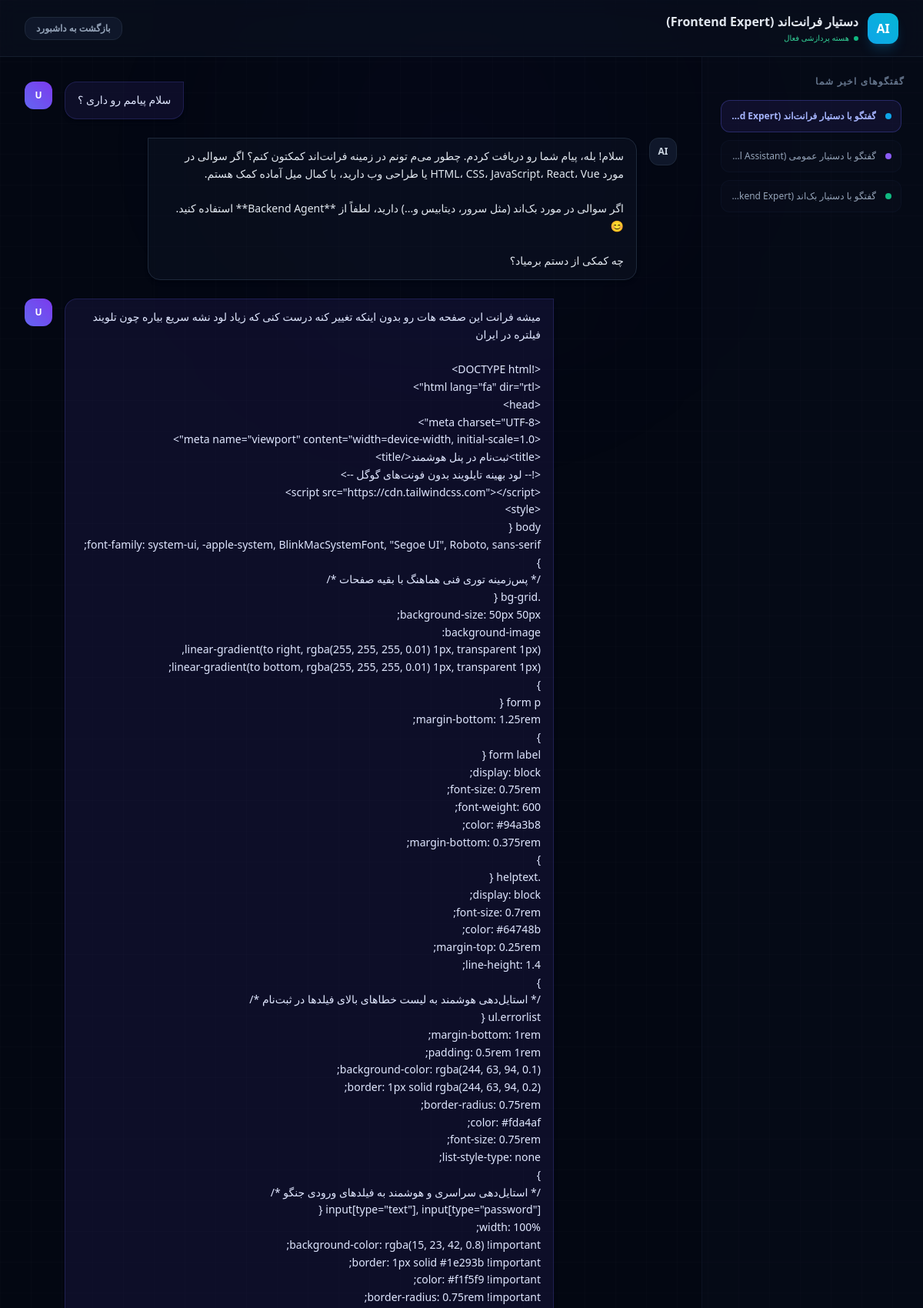
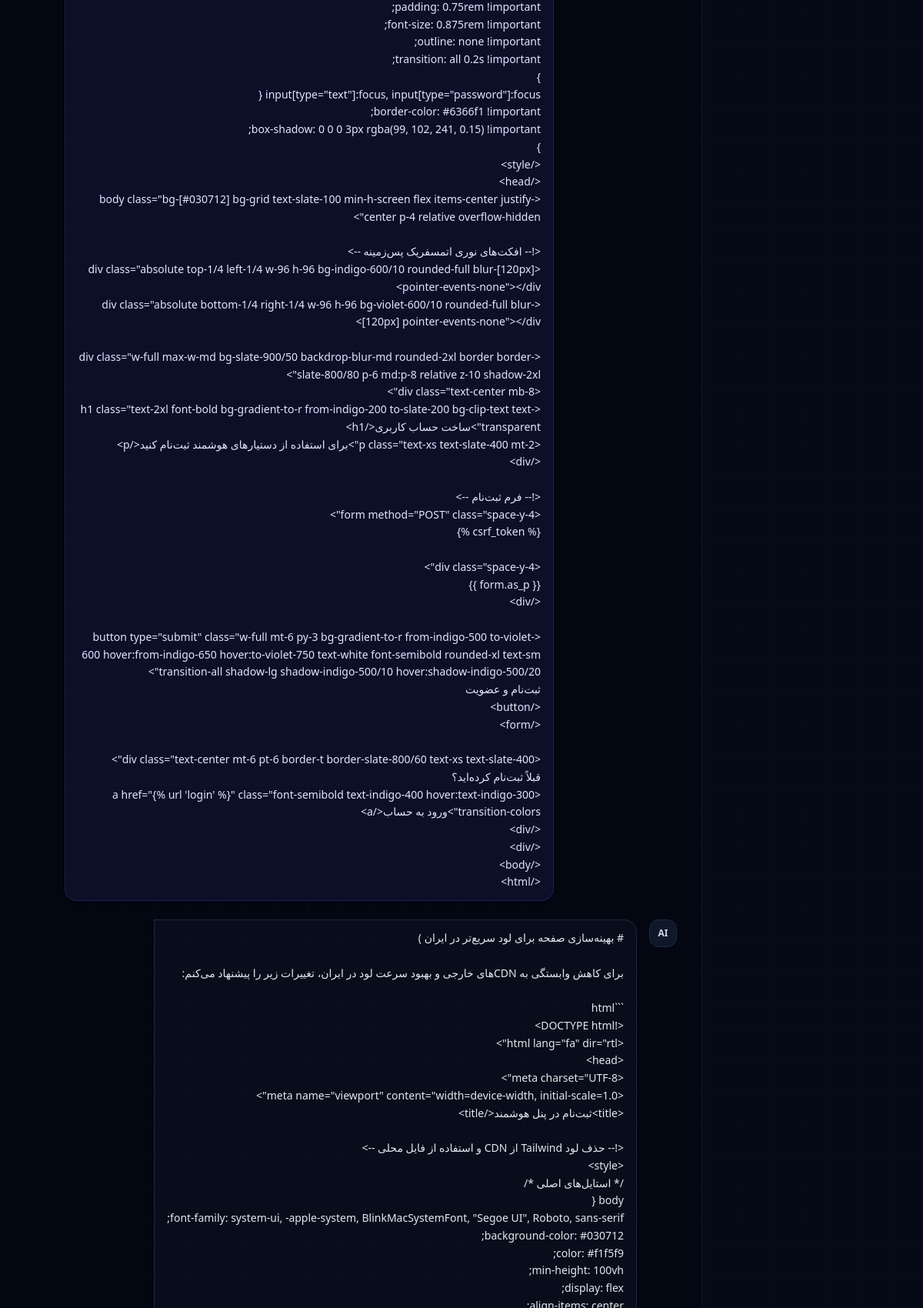
Page /chat/session/3/ (signed in, upper part) on the committed database (2 pictures, top to bottom).
### chat/models.py (models this page shows, shortened)
class ChatSession(models.Model):
    AGENT_CHOICES = [
        ('frontend', 'دستیار فرانت‌اند (Frontend Expert)'),
        ('backend', 'دستیار بک‌اند (Backend Expert)'),
        ('general', 'دستیار عمومی (General Assistant)'),
    ]
    user = models.ForeignKey(User, on_delete=models.CASCADE, related_name='chat_sessions')
    agent_type = models.CharField(max_length=20, choices=AGENT_CHOICES, verbose_name="نوع ایجنت")
    created_at = models.DateTimeField(auto_now_add=True, verbose_name="زمان شروع گفتگو")

class ChatMessage(models.Model):
    SENDER_CHOICES = [
        ('user', 'کاربر'),
        ('ai', 'هوش مصنوعی'),
    ]
    session = models.ForeignKey(ChatSession, on_delete=models.CASCADE, related_name='messages', verbose_name="جلسه چت")
    sender = models.CharField(max_length=10, choices=SENDER_CHOICES, verbose_name="فرستنده")
    content = models.TextField(verbose_name="متن پیام")
    timestamp = models.DateTimeField(auto_now_add=True, verbose_name="زمان ارسال")
    class Meta:
        ordering = ['timestamp']

### chat/views.py (the view)
# urls.py: path('session/<int:session_id>/', views.chat_room_view, name='chat_room'),
@login_required
def chat_room_view(request, session_id):
    session = get_object_or_404(ChatSession, id=session_id, user=request.user)
    messages = session.messages.all()
    context = {
        'session': session,
        'chat_messages': messages,
    }
    return render(request, 'chat/chat_room.html', context)

### templates/chat/chat_room.html (shortened to what this page needs)
<!DOCTYPE html>
<html lang="fa" dir="rtl">
<head>
    <script src="https://cdn.tailwindcss.com"></script>
</head>
<body class="bg-[#030712] bg-grid text-slate-100 h-screen flex flex-col justify-between overflow-hidden relative">
    <div class="absolute top-0 left-1/3 w-96 h-96 bg-indigo-600/5 rounded-full blur-[140px] pointer-events-none"></div>
    <header class="bg-slate-900/40 backdrop-blur-md border-b border-slate-800/60 p-4 md:px-8 flex items-center justify-between z-20">
        <div class="flex items-center gap-3">
            <div class="w-10 h-10 rounded-xl flex items-center justify-center text-white font-bold shadow-lg
                {% if session.agent_type == 'frontend' %} bg-gradient-to-tr from-sky-500 to-cyan-500 shadow-sky-500/20
                {% elif session.agent_type == 'backend' %} bg-gradient-to-tr from-emerald-500 to-teal-500 shadow-emerald-500/20
                {% else %} bg-gradient-to-tr from-violet-500 to-indigo-500 shadow-violet-500/20 {% endif %}">
                AI
            </div>
            <div>
                <h1 class="text-sm md:text-base font-bold text-slate-200">{{ session.get_agent_type_display }}</h1>
                <p class="text-[10px] text-emerald-400 flex items-center gap-1.5 mt-0.5">
                    <span class="w-1.5 h-1.5 rounded-full bg-emerald-500 animate-pulse"></span> هسته پردازشی فعال
                </p>
            </div>
        </div>
        <a href="{% url 'chat:dashboard' %}" class="px-3.5 py-1.5 bg-slate-900 border border-slate-800 hover:border-slate-700 rounded-xl text-xs font-semibold text-slate-400 hover:text-slate-200 transition-all">
            بازگشت به داشبورد
        </a>
    </header>
    <div class="flex-1 flex overflow-hidden w-full max-w-7xl mx-auto z-10">
        <aside class="w-72 bg-slate-900/20 border-l border-slate-900/60 p-6 hidden md:flex flex-col justify-between">
            <div class="flex flex-col h-full overflow-hidden">
                <h3 class="text-xs font-semibold text-slate-500 uppercase tracking-widest mb-4">گفتگوهای اخیر شما</h3>
                <div class="flex-1 overflow-y-auto sidebar-scroll space-y-2.5 pr-1">
                    {% for s in request.user.chat_sessions.all|dictsortreversed:"id" %}
                        <a href="{% url 'chat:chat_room' s.id %}" class="flex items-center gap-3 p-3 rounded-xl border transition-all text-xs
                            {% if s.id == session.id %}
                                bg-indigo-950/40 border-indigo-500/30 text-indigo-300 font-semibold
                            {% else %}
                                bg-slate-900/20 border-slate-900/60 text-slate-400 hover:text-slate-200 hover:border-slate-800
                            {% endif %}">
                            <span class="w-2 h-2 rounded-full shrink-0
                                {% if s.agent_type == 'frontend' %} bg-sky-500
                                {% elif s.agent_type == 'backend' %} bg-emerald-500
                                {% else %} bg-violet-500 {% endif %}"></span>
                            <span class="truncate">گفتگو با {{ s.get_agent_type_display }}</span>
                        </a>
                    {% empty %}
                        <p class="text-slate-600 text-xs text-center py-4">هنوز گفتگویی شروع نکرده‌اید.</p>
                    {% endfor %}
                </div>
            </div>
        </aside>
        <main class="flex-1 flex flex-col justify-between overflow-hidden relative">
            <div id="chat-box" class="flex-1 overflow-y-auto p-4 md:p-8 space-y-6">
                {% for message in chat_messages %}
                    <div class="flex gap-4 {% if message.sender == 'user' %}flex-row-reverse{% endif %}">
                        <div class="w-9 h-9 rounded-xl overflow-hidden shrink-0 shadow-sm flex items-center justify-center text-xs font-bold
                            {% if message.sender == 'user' %} bg-gradient-to-tr from-indigo-500 to-violet-600 text-white {% else %} bg-slate-900 border border-slate-800 text-slate-300 {% endif %}">
                            {% if message.sender == 'user' %}
                                U
                            {% else %}
                                AI
                            {% endif %}
                        </div>
                        <div class="max-w-[75%] rounded-2xl px-4 py-3 text-sm leading-relaxed shadow-md border
                            {% if message.sender == 'user' %} bg-indigo-950/40 border-indigo-500/20 text-indigo-100 rounded-tr-none {% else %} bg-slate-900/40 border-slate-800 text-slate-200 rounded-tl-none {% endif %}">
                            <div class="msg-content whitespace-pre-line">{{ message.content }}</div>
                        </div>
                    </div>
                {% endfor %}
            </div>
        </main>
    </div>
</body>
</html>

### templates/chat/chat_room.html (style rules this page uses)
body { font-family: system-ui, -apple-system, sans-serif; }
.bg-grid { background-size: 40px 40px; background-image: linear-gradient(to right, rgba(255, 255, 255, 0.01) 1px, transparent 1px), linear-gradient(to bottom, rgba(255, 255, 255, 0.01) 1px, transparent 1px); }

### rows in the picture
ChatSession: agent_type "دستیار فرانت‌اند (Frontend Expert)", agent_type "دستیار فرانت‌اند…"
ChatSession: agent_type "دستیار عمومی…"
ChatSession: agent_type "دستیار بک‌اند…"
ChatMessage: sender "U", content "سلام پیامم رو داری ؟"
ChatMessage: sender "AI", content "سلام! بله، پیام شما رو دریافت کردم. چطور می‌م تونم در زمینه فرانت‌اند کمکتون کنم؟ اگر سوالی در مورد HTML، CSS، JavaScript، React، Vue یا طراحی وب دارید، با کمال میل آماده کمک هستم. اگر سوالی در مورد بک‌اند (مثل سرور، دیتابیس و...) دارید، لطفاً از **Backend Agent** استفاده کنید. 😊 چه کمکی از دستم برمیاد؟"
ChatMessage: sender "U", content "میشه فرانت این صفحه هات رو بدون اینکه تغییر کنه درست کنی که زیاد لود نشه سریع بیاره چون تلویند فیلتره در ایران <!DOCTYPE html> <html lang=\"fa\" dir=\"rtl\"> <head> <meta charset=\"UTF-8\"> <meta name=\"viewport\" content=\"width=device-width, initial-scale=1.0\"> <title>ثبت‌نام در پنل هوشمند</title> <!-- لود بهینه تایلویند بدون فونت‌های گوگل --> <script src=\"https://cdn.tailwindcss.com\"></script> <style> body { font-family: system-ui, -apple-system, BlinkMacSystemFont, \"Segoe UI\", Roboto, sans-serif; } /* پس‌زمینه توری فنی هماهنگ با بقیه صفحات */ .bg-grid { background-size: 50px 50px; background-image: linear-gradient(to right, rgba(255, 255, 255, 0.01) 1px, transparent 1px), linear-gradient(to…"
ChatMessage: sender "AI"
